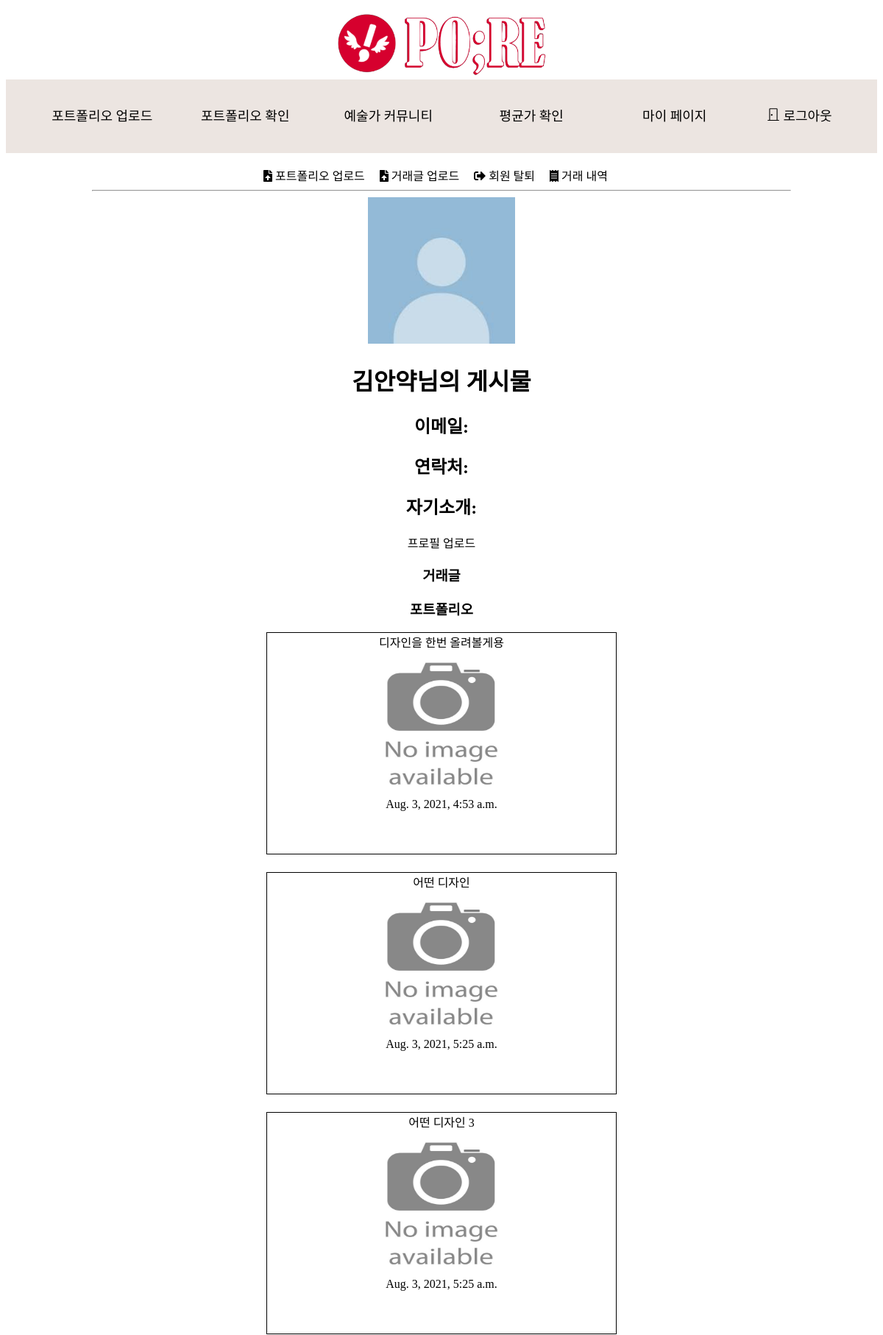
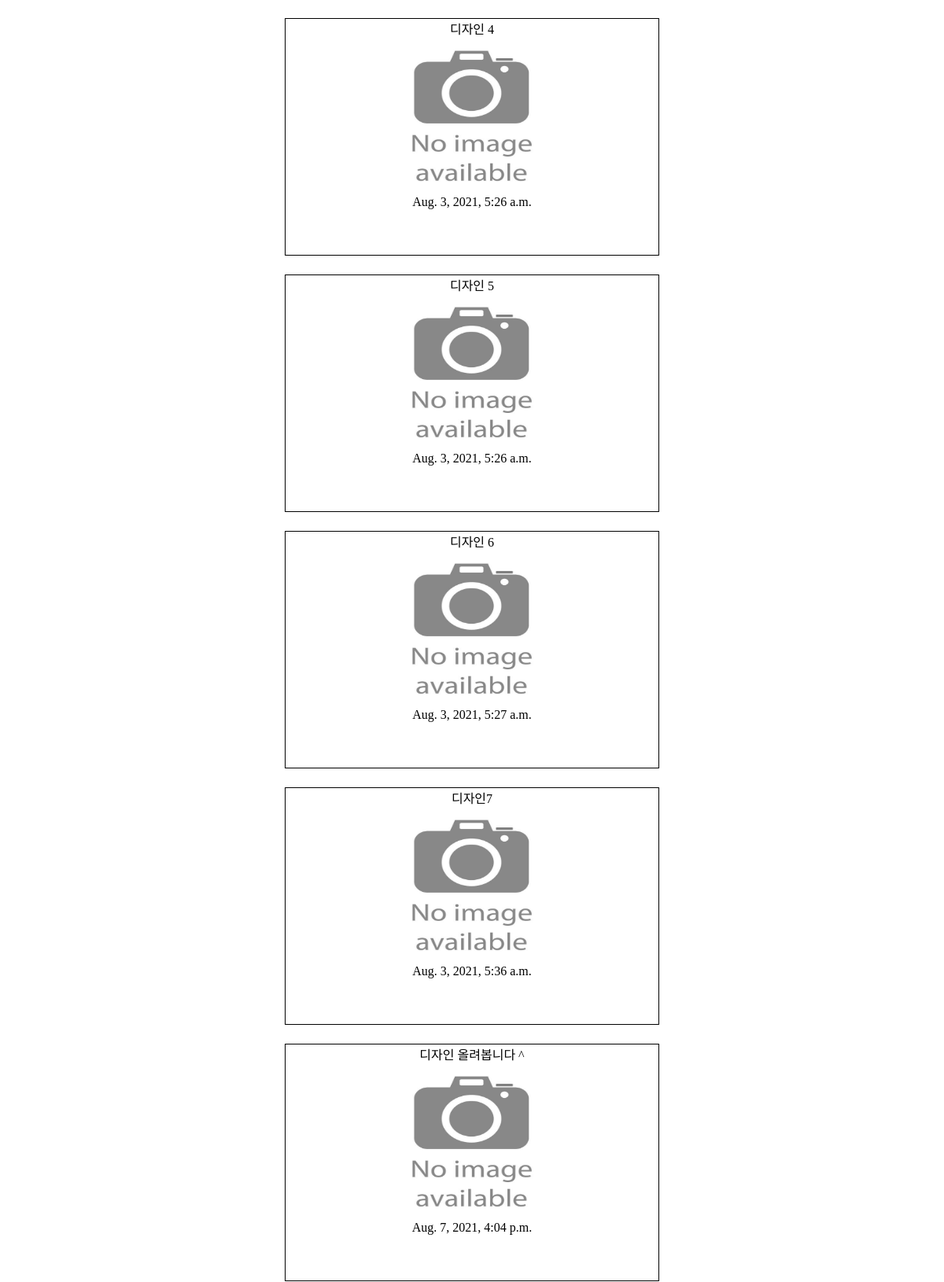
Page /portfolio/ (signed in, upper part) on the committed database (2 pictures, top to bottom).
### user/models.py (models this page shows, shortened)
class CustomUser(AbstractUser):
    name = models.CharField(max_length=200)     # username을 id로 사용해서 필요없는 이메일을 사용자 이름으로 변경
    nickname = models.CharField(max_length=200)
    account = models.CharField(max_length=200)
    cr_id = models.ForeignKey(Career, on_delete=models.CASCADE, related_name='users', null=True)
    field_id = models.ForeignKey(Field, on_delete=models.CASCADE, related_name='users', null=True)

### portfolio/models.py (models this page shows, shortened)
class Portfolio(models.Model):
    pf_title = models.CharField(max_length=200)
    pf_content = models.TextField()
    pf_attach = models.ImageField(blank=True, upload_to="images/", null=True)    # 썸네일
    pf_date = models.DateTimeField()
    user_id = models.ForeignKey(CustomUser, on_delete=models.CASCADE, related_name='portfolios', null=True)    # 글 작성자
    f_id = models.ForeignKey(Field, on_delete=models.CASCADE, related_name='portfolios', null=True)            # 포트폴리오 분야

### portfolio/views.py (the view)
# urls.py: path('', views.mypage, name='mypage'),
def mypage(request):
    if not request.user.is_active:
        return render(request, 'user/signin.html')
    portfolios = Portfolio.objects.all()
    business  = Business.objects.all()
    user = request.user
    return render(request, 'portfolio/mypage.html', {'portfolios':portfolios,'business':business})

### portfolio/templates/portfolio/mypage.html (shortened to what this page needs)
{% extends 'portfolio/base.html' %}
{% load static %}
{% block content %}
<link rel="stylesheet" type="text/css" href="/static/portfolio/css/mypage.css">
<br>
<i class="fas fa-file-upload"></i>
<a href="{% url 'pfupload' %}">포트폴리오 업로드</a>&emsp;
<i class="fas fa-file-upload"></i>
<a href="{% url 'dealupload' %}">거래글 업로드</a>&emsp;
<i class="fas fa-sign-out-alt"></i>
<a href="{% url 'withdraw' %}"> 회원 탈퇴</a>&emsp;
<i class="fas fa-receipt"></i>
<a href="{% url 'paylist' %}"> 거래 내역</a>&emsp;
<hr>
{% if user.profile.profile_image %}
    <img src="{{ user.profile.profile_image.url }}" width="200px" hegiht="200px">
{% else %}
    <img src="{% static 'portfolio/img/기본프로필.jpg' %}" width="200px" hegiht="200px">
{% endif %}
<h1>{{ user.nickname }}님의 게시물</h1>
<h2>이메일: {{ user.profile.email }}</h2>
<h2>연락처: {{ user.profile.phone_number }}</h2>
<h2>자기소개: {{ user.profile.introduce }}</h2>
{% if user.profile %}
    <a href="{% url 'profile_update' user.id %}">프로필 수정</a>
{% else %}
    <a href="{% url 'profile_add' %}">프로필 업로드</a>
{% endif %}
<h3>거래글</h3>
<h3>포트폴리오</h3>
<div class="mypf">
    {% for p in portfolios %}
    {% if p.user_id == user %}
    <div class="pf" style="border: 1px solid black;">
            <a href="{% url 'pfdetail' p.id %}">{{p.pf_title}}</a>
            <br>
            {% if p.pf_attach %}
            <img src="{{ p.pf_attach.url }}" width="250" height="250" alt="포트폴리오 썸네일">
            {% else %}
            <img src="{% static 'portfolio/img/이미지없음.jpg' %}" width="200px" hegiht="200px">
            {% endif %}
            {{ p.pf_date }}
        {% endif %}
    </div>
    {% endfor %}
{% endblock %}

### portfolio/static/portfolio/css/base.css (style rules this page uses)
a:link { color: black; text-decoration: none; }

### portfolio/static/portfolio/css/mypage.css (style rules this page uses)
body { text-align: center; font-family: 'GongGothicMedium'; }
hr { width: 80%; }
.pf { margin: 0 auto; width: 40%; height: 300px; max-height: 300px; margin-bottom: 3vh; text-align: center; }
.pf img { width: 250px; max-width: 250px; height: 200px; max-height: 200px; display: block; margin : auto; }

### rows in the picture
CustomUser: nickname "김안약"
Portfolio: pf_title "디자인을 한번 올려볼게용", pf_date "Aug. 3, 2021, 4:53 a.m."
Portfolio: pf_title "어떤 디자인", pf_date "Aug. 3, 2021, 5:25 a.m."
Portfolio: pf_title "어떤 디자인 3", pf_date "Aug. 3, 2021, 5:25 a.m."
Portfolio: pf_title "디자인 4", pf_date "Aug. 3, 2021, 5:26 a.m."
Portfolio: pf_title "디자인 5", pf_date "Aug. 3, 2021, 5:26 a.m."
Portfolio: pf_title "디자인 6", pf_date "Aug. 3, 2021, 5:27 a.m."
Portfolio: pf_title "디자인7", pf_date "Aug. 3, 2021, 5:36 a.m."
Portfolio: pf_title "디자인 올려봅니다 ^", pf_date "Aug. 7, 2021, 4:04 p.m."
